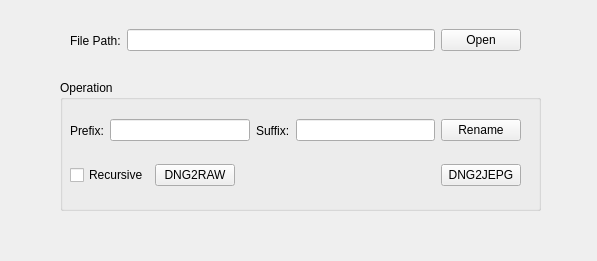
<?xml version="1.0" encoding="UTF-8"?>
<ui version="4.0">
 <class>FileManage</class>
 <widget class="QWidget" name="FileManage">
  <property name="geometry">
   <rect>
    <x>0</x>
    <y>0</y>
    <width>597</width>
    <height>261</height>
   </rect>
  </property>
  <property name="windowTitle">
   <string>File Manage</string>
  </property>
  <widget class="QGroupBox" name="groupBox">
   <property name="geometry">
    <rect>
     <x>60</x>
     <y>80</y>
     <width>481</width>
     <height>131</height>
    </rect>
   </property>
   <property name="title">
    <string>Operation</string>
   </property>
   <widget class="QWidget" name="horizontalLayoutWidget">
    <property name="geometry">
     <rect>
      <x>10</x>
      <y>30</y>
      <width>451</width>
      <height>41</height>
     </rect>
    </property>
    <layout class="QHBoxLayout" name="horizontalLayout">
     <item>
      <widget class="QLabel" name="label_2">
       <property name="text">
        <string>Prefix:</string>
       </property>
      </widget>
     </item>
     <item>
      <widget class="QLineEdit" name="lineEdit_prefix"/>
     </item>
     <item>
      <widget class="QLabel" name="label_3">
       <property name="text">
        <string>Suffix:</string>
       </property>
      </widget>
     </item>
     <item>
      <widget class="QLineEdit" name="lineEdit_suffix"/>
     </item>
     <item>
      <widget class="QPushButton" name="pushButton_rename">
       <property name="text">
        <string>Rename</string>
       </property>
      </widget>
     </item>
    </layout>
   </widget>
   <widget class="QWidget" name="horizontalLayoutWidget_3">
    <property name="geometry">
     <rect>
      <x>10</x>
      <y>80</y>
      <width>451</width>
      <height>31</height>
     </rect>
    </property>
    <layout class="QHBoxLayout" name="horizontalLayout_3">
     <item>
      <widget class="QCheckBox" name="checkBox_dng2raw_recursive">
       <property name="text">
        <string>Recursive</string>
       </property>
      </widget>
     </item>
     <item>
      <widget class="QPushButton" name="pushButton_dng2raw">
       <property name="text">
        <string>DNG2RAW</string>
       </property>
      </widget>
     </item>
     <item>
      <spacer name="horizontalSpacer">
       <property name="orientation">
        <enum>Qt::Horizontal</enum>
       </property>
       <property name="sizeHint" stdset="0">
        <size>
         <width>40</width>
         <height>20</height>
        </size>
       </property>
      </spacer>
     </item>
     <item>
      <widget class="QPushButton" name="pushButton_dng2jpeg">
       <property name="text">
        <string>DNG2JEPG</string>
       </property>
      </widget>
     </item>
    </layout>
   </widget>
  </widget>
  <widget class="QWidget" name="horizontalLayoutWidget_2">
   <property name="geometry">
    <rect>
     <x>70</x>
     <y>20</y>
     <width>451</width>
     <height>41</height>
    </rect>
   </property>
   <layout class="QHBoxLayout" name="horizontalLayout_2">
    <item>
     <widget class="QLabel" name="label">
      <property name="text">
       <string>File Path:</string>
      </property>
     </widget>
    </item>
    <item>
     <widget class="QLineEdit" name="lineEdit_file_path"/>
    </item>
    <item>
     <widget class="QPushButton" name="pushButton_open_folder">
      <property name="text">
       <string>Open</string>
      </property>
     </widget>
    </item>
   </layout>
  </widget>
 </widget>
 <resources/>
 <connections/>
</ui>
